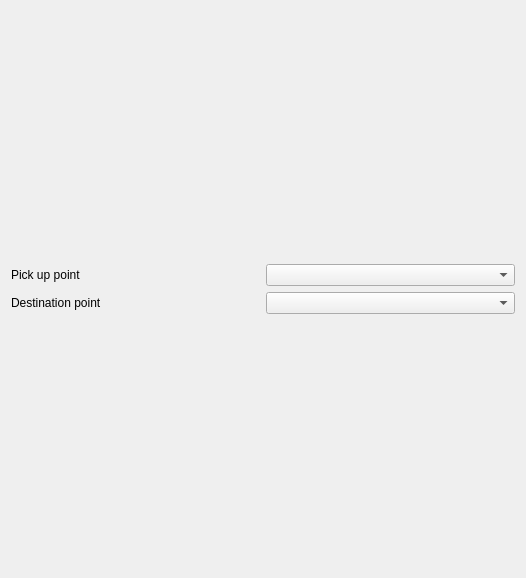
<?xml version="1.0" encoding="UTF-8"?>
<ui version="4.0">
 <class>PathFollow_UI</class>
 <widget class="QWidget" name="PathFollow_UI">
  <property name="geometry">
   <rect>
    <x>0</x>
    <y>0</y>
    <width>526</width>
    <height>578</height>
   </rect>
  </property>
  <property name="tabletTracking">
   <bool>false</bool>
  </property>
  <property name="windowTitle">
   <string>Follow Path Action</string>
  </property>
  <layout class="QVBoxLayout" name="verticalLayout_2">
   <item>
    <layout class="QHBoxLayout" name="horizontalLayout_5">
     <item>
      <layout class="QVBoxLayout" name="verticalLayout">
       <item>
        <layout class="QHBoxLayout" name="horizontalLayout_3">
         <item>
          <widget class="QLabel" name="label">
           <property name="text">
            <string>Pick up point</string>
           </property>
          </widget>
         </item>
         <item>
          <widget class="QComboBox" name="list_pickuppoints"/>
         </item>
        </layout>
       </item>
       <item>
        <layout class="QHBoxLayout" name="horizontalLayout_4">
         <item>
          <widget class="QLabel" name="label_2">
           <property name="text">
            <string>Destination point</string>
           </property>
          </widget>
         </item>
         <item>
          <widget class="QComboBox" name="list_destinationpoints"/>
         </item>
        </layout>
       </item>
      </layout>
     </item>
    </layout>
   </item>
  </layout>
 </widget>
 <resources/>
 <connections/>
</ui>
